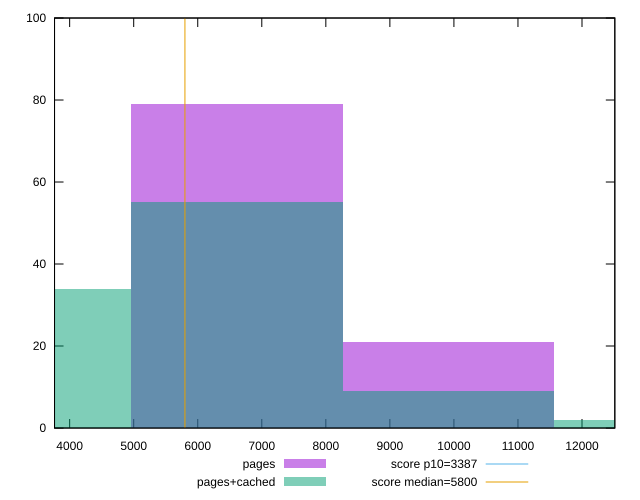

This figure's gnuplot source:
reset

$pages <<EOF
6608.439089184862 79
9912.658633777293 21
EOF

$pagesCached <<EOF
13216.878178369723 2
6608.439089184862 55
3304.219544592431 34
9912.658633777293 9
EOF

set key outside below
set boxwidth 3304.219544592431
set xrange [3763.8779361670236:12512.440109029718]
set yrange [0:100]
set trange [0:100]
set style fill transparent solid 0.5 noborder

set parametric
set terminal svg size 640, 500 enhanced background rgb 'white'
set output "report_00014_2021-02-09T15:56:05.503Z/speed-index/comparison/histogram/0_vs_1.svg"

plot $pages title "pages" with boxes, \
     $pagesCached title "pages+cached" with boxes, \
     3387,t title "score p10=3387", \
     5800,t title "score median=5800"

reset
